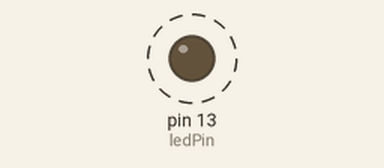
The sketch below on a simulated Arduino Uno, built with avr-gcc and run on an emulated ATmega328P. Parts: output pins drawn as LEDs (lit = HIGH). Dashed ring = blinking.

Above: at 0.5 s.
Timing chart, 0 to 4.6 s (numbered marks = the images above):
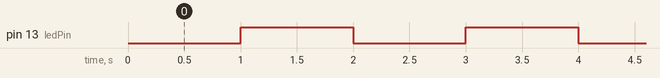

The sketch:

blink_millis.ino
```cpp
const int ledPin = 13;
unsigned long previousMillis = 0;
const long interval = 1000;
bool ledState = LOW;

void setup() {
  pinMode(ledPin, OUTPUT);
}

void loop() {
  unsigned long currentMillis = millis();

  if (currentMillis - previousMillis >= interval) {
    previousMillis = currentMillis;
    ledState = !ledState;
    digitalWrite(ledPin, ledState);
  }
}
```

Measured:
- by itself, pin 13 (ledPin): alternates HIGH for 1.0 s and LOW for 1.0 s
